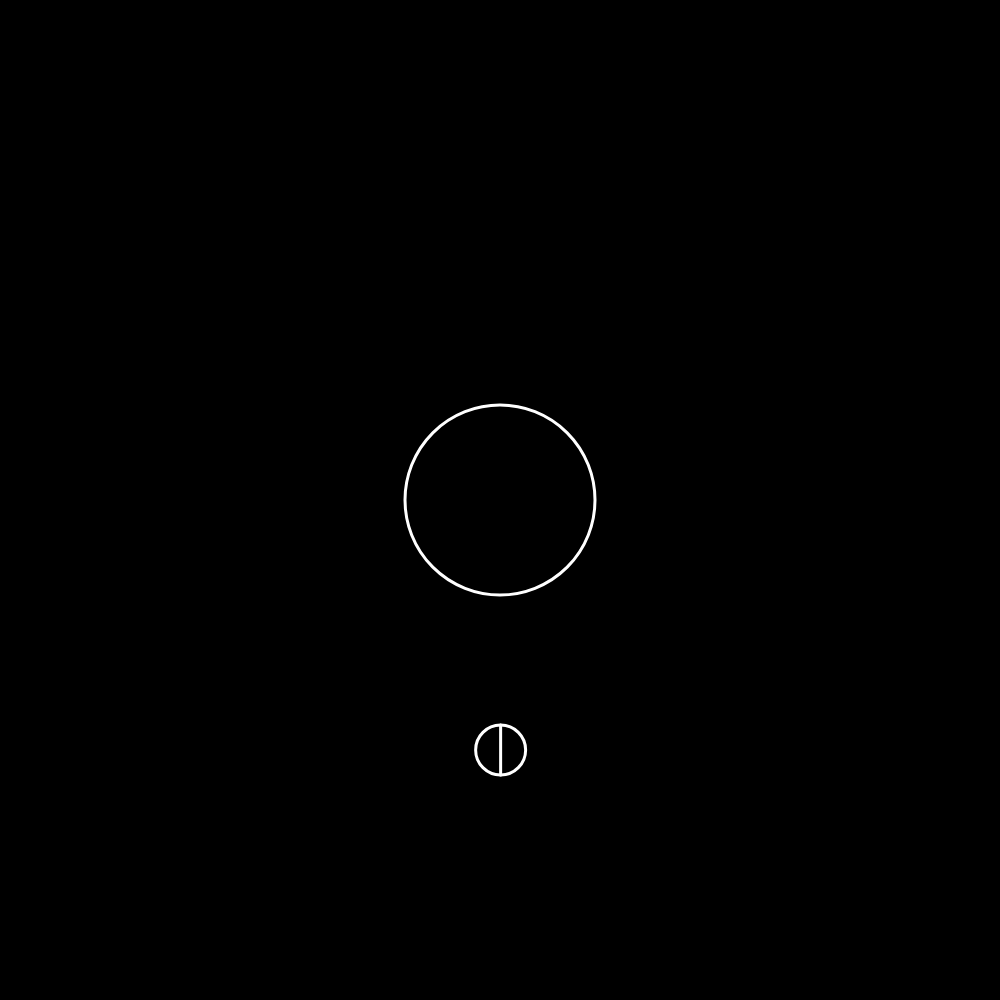
Frame 1 (no input)
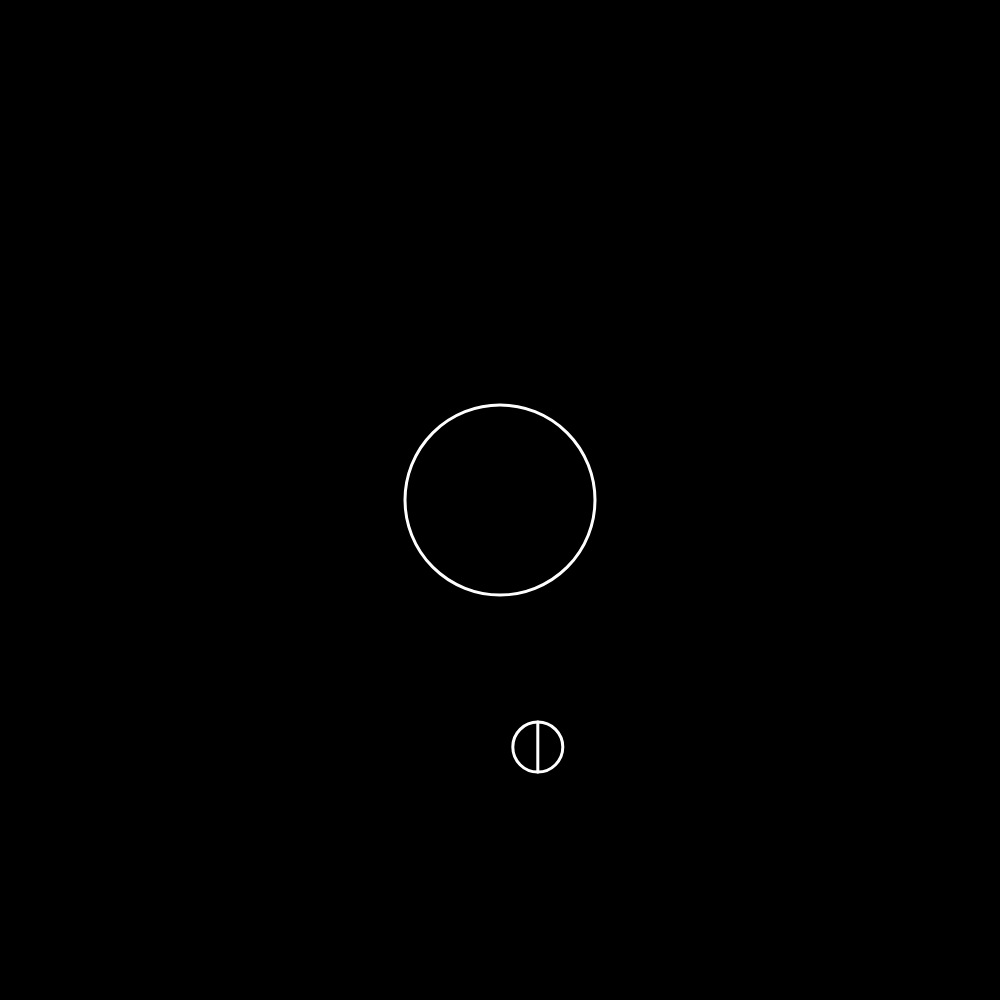
Frame 60 (no input)
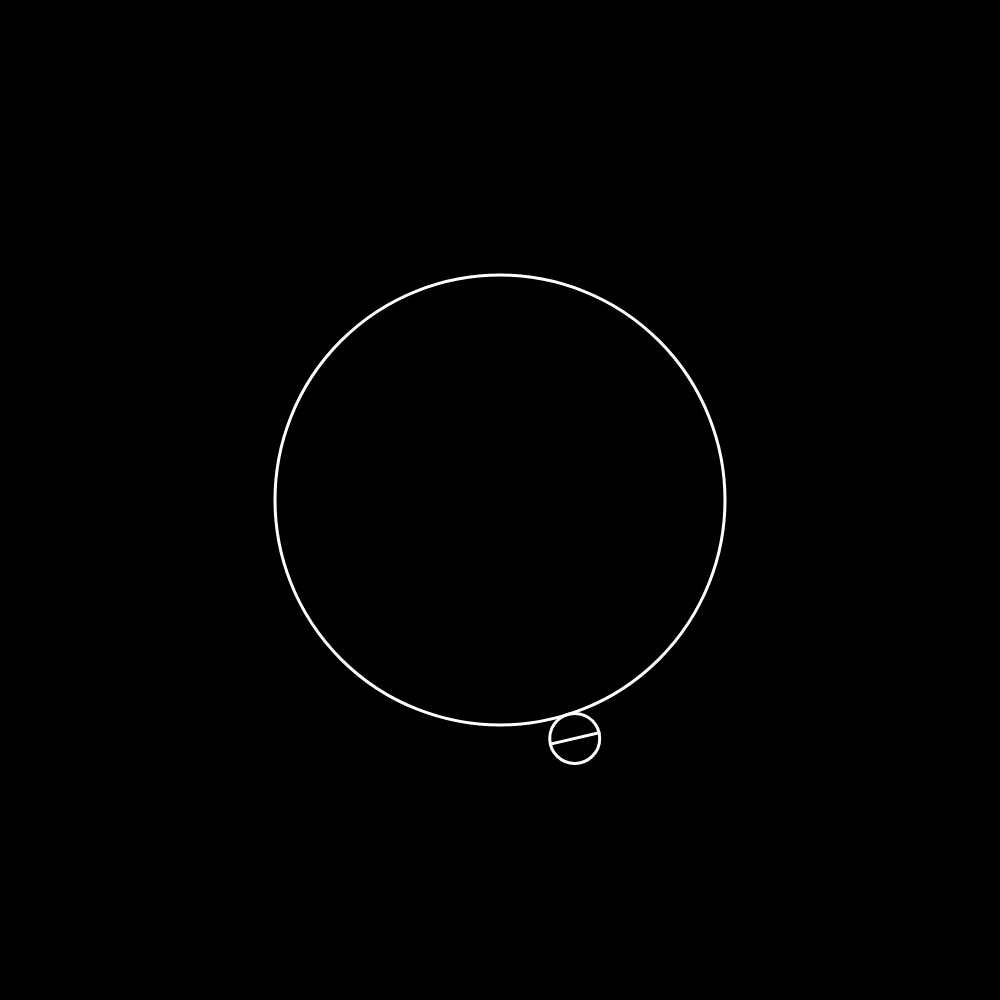
Frame 120 (the mouse pressed at the canvas centre since frame 60)

The p5.js sketch that drew these frames (run headless with seeded random() and noise() and a simulated clock; from frame 60 on, the mouse is pressed at the canvas centre):

// p5.js sketch
// ── sketch.js
let dt = 10;

let height = 1000;
let width = 1000;

let bigBody;
let smallBody;

let mousePosition;
let maxRadius;


function circularVelocity(M, position1, position2)
{
    G = 1;
    r = sqrt(pow(position1.x - position2.x, 2) + pow(position1.y - position2.y, 2));
    return sqrt(G*M/r);
}

function setup() 
{
    mousePosition = new createVector(0, 0);

    let massBigBody = 1;
    let massSmallBody = 1;

    let initialPositionBigBody = createVector(width/2, height/2);
    let initialVelocityBigBody = createVector(0, 0);

    let initialPositionSmallBody = createVector(0, 250).add(initialPositionBigBody);
    let speedSmallBody = circularVelocity(massBigBody, initialPositionBigBody, initialPositionSmallBody);
    
    let initialVelocitySmallBody = createVector(speedSmallBody, 0);

    bigBody = new Body(initialPositionBigBody, initialVelocityBigBody, massBigBody, 200);
    smallBody = new Body(initialPositionSmallBody, initialVelocitySmallBody, massSmallBody, 50);
    createCanvas(width, height);

    maxRadius = sqrt(pow(initialPositionBigBody.x-initialPositionSmallBody.x,2) + pow(initialPositionBigBody.y-initialPositionSmallBody.y,2))
                - 50/2 -3;

}


let growFactor = 5;

let minRaidus = 100;


function draw() 
{
    background(0);
    mousePosition.x = mouseX;
    mousePosition.y = mouseY;

    let mouseDistanceX = abs(mouseX - bigBody.position.x);
    let mouseDistanceY = abs(mouseY - bigBody.position.y);

    let mouseDistanceR = sqrt(pow(mouseDistanceX, 2) + pow(mouseDistanceY, 2));

    if (mouseDistanceR < bigBody.radius && bigBody.radius <= maxRadius)
    {
        
        bigBody.radius = bigBody.radius + growFactor;
    }
    if (mouseDistanceR > bigBody.radius && bigBody.radius >= minRaidus)
    {
        bigBody.radius = bigBody.radius - growFactor;
    }
    
    if (abs(bigBody.radius - maxRadius) < 3){
        smallBody.updateRotation(dt, -0.005, bigBody);
        }
  else{smallBody.updateRotation(dt, 0, bigBody);}
  
    smallBody.updatePosition(bigBody, dt);
    
    bigBody.draw(true);
    smallBody.draw(false);
}
// ── body.js
class Body {
  constructor(position, velocity, mass, diameter) 
  {
    this.position = position;
    this.velocity = velocity;
    this.mass = mass;

    this.radius = diameter/2;

    this.angularVelocity = 0;
    this.rotationAngle = 0;
  }
  updatePosition(other_body, dt)
  {
    let position1 = this.position;
    let position2 = other_body.position;    
    
    let G = 1;
    let r = sqrt(pow(position1.x - position2.x, 2) + pow(position1.y - position2.y, 2));
    
    
    let force_magnitude = - G * this.mass * other_body.mass / pow(r, 2);
    let direction = createVector(position1.x - position2.x, position1.y - position2.y).normalize();

    let force = direction.mult(force_magnitude);

    this.velocity.x = this.velocity.x + force.x/this.mass * dt;
    this.velocity.y = this.velocity.y + force.y/this.mass * dt;

    this.position.x = this.position.x + this.velocity.x * dt;
    this.position.y = this.position.y + this.velocity.y * dt;
  }

  updateRotation(dt, angularAddon, other_body){
    let distance = sqrt(pow(this.position.x - other_body.position.x,2) + pow(this.position.y - other_body.position.y, 2));
    
    if (abs(this.angularVelocity) <= this.velocity.mag() / distance){
      this.angularVelocity = this.angularVelocity + angularAddon;
    }
    this.rotationAngle = this.rotationAngle + this.angularVelocity * dt;
  }


  globalCoordinates(localCoordinates){
    let pos = new createVector(localCoordinates.x + this.position.x, localCoordinates.y + this.position.y);
    return pos
  }


  draw(mainBody)
  {
    let localCircleCentre = new createVector(0, 0);
    let globalCircleCentre = this.globalCoordinates(localCircleCentre);


    noFill();
    stroke(255);
    strokeWeight(3);
    circle(globalCircleCentre.x, globalCircleCentre.y, 2*this.radius);

    let d = this.radius;
    let theta = this.rotationAngle;

    let c = cos(theta);
    let s = sin(theta);
    
    
    let left = new createVector(-d*c, d*s);
    let right = new createVector(d*c, d*s);
    let bottom = new createVector(d*s, -d*c);
    let top = new createVector(-d*s, d*c);


    let leftGlobal = this.globalCoordinates(left);
    let rightGlobal = this.globalCoordinates(right);
    let bottomGlobal = this.globalCoordinates(bottom);
    let topGlobal = this.globalCoordinates(top);
  
    if (!mainBody){
    strokeWeight(3);
    line(bottomGlobal.x, bottomGlobal.y, topGlobal.x, topGlobal.y);    
    }
  }
}
// ── rectangle.js
class Rectangle {
    constructor(x, y, width, height) {
        this.x = x;
        this.y = y;
        this.width = width;
        this.height = height;
    }

    show() {
        rect(this.x, this.y, this.width, this.height);
    }
}
// ── spring.js
class Spring {
    constructor(left, age) {
      this.name = name;
      this.age = age;
    }
    sayHello() {
        console.log(`Hello, my name is ${this.name} and I'm ${this.age} years old.`);
      }
    }
